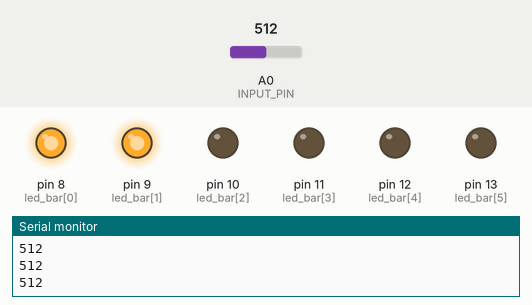
Recording of a sketch running on a simulated Arduino Uno, built with avr-gcc and run on an emulated ATmega328P. On the bench: output pins drawn as LEDs (lit = HIGH), the last lines printed to the serial monitor. The inputs (shaded band) are chosen by the test bench; at power-on: A0 (INPUT_PIN) = 512.

Above: at 1.2 s.
1.3 s: A0 (INPUT_PIN) set to 520
At 1.75 s:
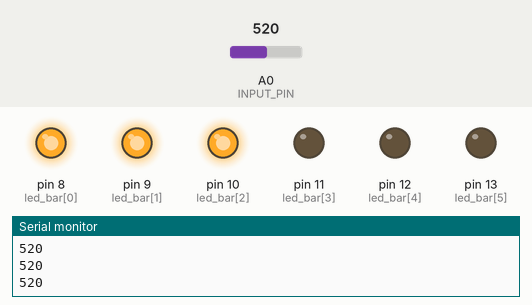
At 3.0 s:
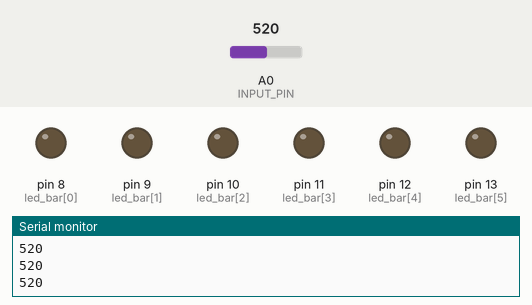
3.3 s: A0 (INPUT_PIN) set to 182
5.8 s: A0 (INPUT_PIN) set to 162
7.3 s: A0 (INPUT_PIN) set to 900
At 7.7 s:
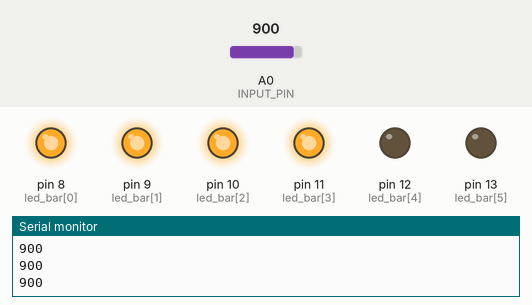
At 8.9 s:
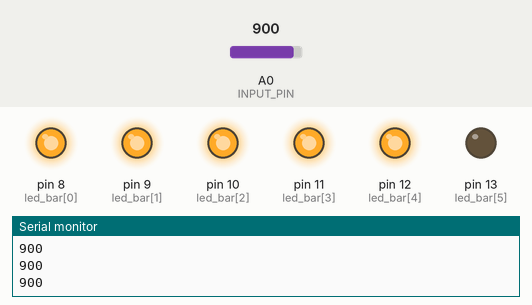
10.3 s: A0 (INPUT_PIN) set to 559
12.8 s: A0 (INPUT_PIN) set to 543
Timing chart, 0 to 15.3 s (numbered marks = the images above; inputs shaded):
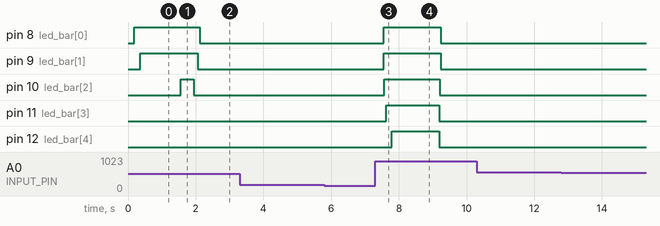

The sketch:

Firmware.ino
```cpp
// Samples per second
#define SAMPLE_RATE 500

// Make sure to set the same baud rate on your Serial Monitor/Plotter
#define BAUD_RATE 115200

// Change if not using A0 analog pin
#define INPUT_PIN A0

// envelopeee buffer size
// High value -> smooth but less responsive
// Low value -> not smooth but responsive
#define BUFFER_SIZE 64


// EMG Threshold value, different for each user
// Check by plotting EMG envelopee data on Serial plotter
#define EMG_THRESHOLD 25

// EMG Envelope baseline value
// Minimum value without flexing hand
#define EMG_ENVELOPE_BASELINE 4

// EMG Envelope divider
// Minimum value increase required to turn on a single LED
#define EMG_ENVELOPE_DIVIDER 4


bool flag = 0;
// Last gesture timestamp
unsigned long lastGestureTime = 0;
// Delay between two actions
unsigned long gestureDelay = 240;

int circular_buffer[BUFFER_SIZE];
int data_index, sum;

// Muscle BioAmp Shield v0.3 LED pin numbers in-order
int led_bar[] = {8, 9, 10, 11, 12, 13};
int total_leds = sizeof(led_bar) / sizeof(led_bar[0]);

void setup() {
  // Serial connection begin
  Serial.begin(BAUD_RATE);
  // Initialize all the led_bar
    for (int i = 0; i < total_leds; i++) {
      pinMode(led_bar[i], OUTPUT);
    }
}

void loop() {
  // Calculate elapsed time
  static unsigned long past = 0;
  unsigned long present = micros();
  unsigned long interval = present - past;
  past = present;

  // Run timer
  static long timer = 0;
  timer -= interval;

  // Sample and get envelope
  if(timer < 0) {
    timer += 1000000 / SAMPLE_RATE;

    // RAW EMG Values
    int sensor_value = analogRead(INPUT_PIN);
    Serial.println(sensor_value);

    // Filtered EMG
    int signal = EMGFilter(sensor_value);

    // // EMG envelopee
    int envelope = getEnvelope(abs(signal));

    // Update LED bar graph
    for(int i = 0; i<=total_leds; i++){
      if(i>(envelope/EMG_ENVELOPE_DIVIDER - EMG_ENVELOPE_BASELINE)){
          digitalWrite(led_bar[i], LOW);
      } else {
          digitalWrite(led_bar[i], HIGH);
      }
    }

    // if(envelope > EMG_THRESHOLD) {
    //   if((millis() - lastGestureTime) > gestureDelay){
    //     Serial.println("ACTIVATE");
    //     lastGestureTime = millis();
    //   }
    // }


  }
}

// envelope detection algorithm
int getEnvelope(int abs_emg){
  sum -= circular_buffer[data_index];
  sum += abs_emg;
  circular_buffer[data_index] = abs_emg;
  data_index = (data_index + 1) % BUFFER_SIZE;
  return (sum/BUFFER_SIZE) * 2;
}

// Band-Pass Butterworth IIR digital filter, generated using filter_gen.py.
// Sampling rate: 500.0 Hz, frequency: [74.5, 149.5] Hz.
// Filter is order 4, implemented as second-order sections (biquads).
// Reference:
// https://docs.scipy.org/doc/scipy/reference/generated/scipy.signal.butter.html
// https://courses.ideate.cmu.edu/16-223/f2020/Arduino/FilterDemos/filter_gen.py
float EMGFilter(float input)
{
  float output = input;
  {
    static float z1, z2; // filter section state
    float x = output - 0.05159732*z1 - 0.36347401*z2;
    output = 0.01856301*x + 0.03712602*z1 + 0.01856301*z2;
    z2 = z1;
    z1 = x;
  }
  {
    static float z1, z2; // filter section state
    float x = output - -0.53945795*z1 - 0.39764934*z2;
    output = 1.00000000*x + -2.00000000*z1 + 1.00000000*z2;
    z2 = z1;
    z1 = x;
  }
  {
    static float z1, z2; // filter section state
    float x = output - 0.47319594*z1 - 0.70744137*z2;
    output = 1.00000000*x + 2.00000000*z1 + 1.00000000*z2;
    z2 = z1;
    z1 = x;
  }
  {
    static float z1, z2; // filter section state
    float x = output - -1.00211112*z1 - 0.74520226*z2;
    output = 1.00000000*x + -2.00000000*z1 + 1.00000000*z2;
    z2 = z1;
    z1 = x;
  }
  return output;
}
```

Measured:
- the behaviour switches between 519 and 520 on A0 (INPUT_PIN) (found by bisection; images 0 and 1)
- after the input at 1.3 s, pin 10 (led_bar[2]): LOW → HIGH after 0.26 s, → LOW 0.38 s later
- after the input at 7.3 s, pin 8 (led_bar[0]), pin 9 (led_bar[1]): LOW → HIGH after 0.25 s, → LOW 1.7 s later; pin 10 (led_bar[2]): LOW → HIGH after 0.26 s, → LOW 1.6 s later; pin 11 (led_bar[3]): LOW → HIGH after 0.33 s, → LOW 1.6 s later; pin 12 (led_bar[4]): LOW → HIGH after 0.49 s, → LOW 1.4 s later
